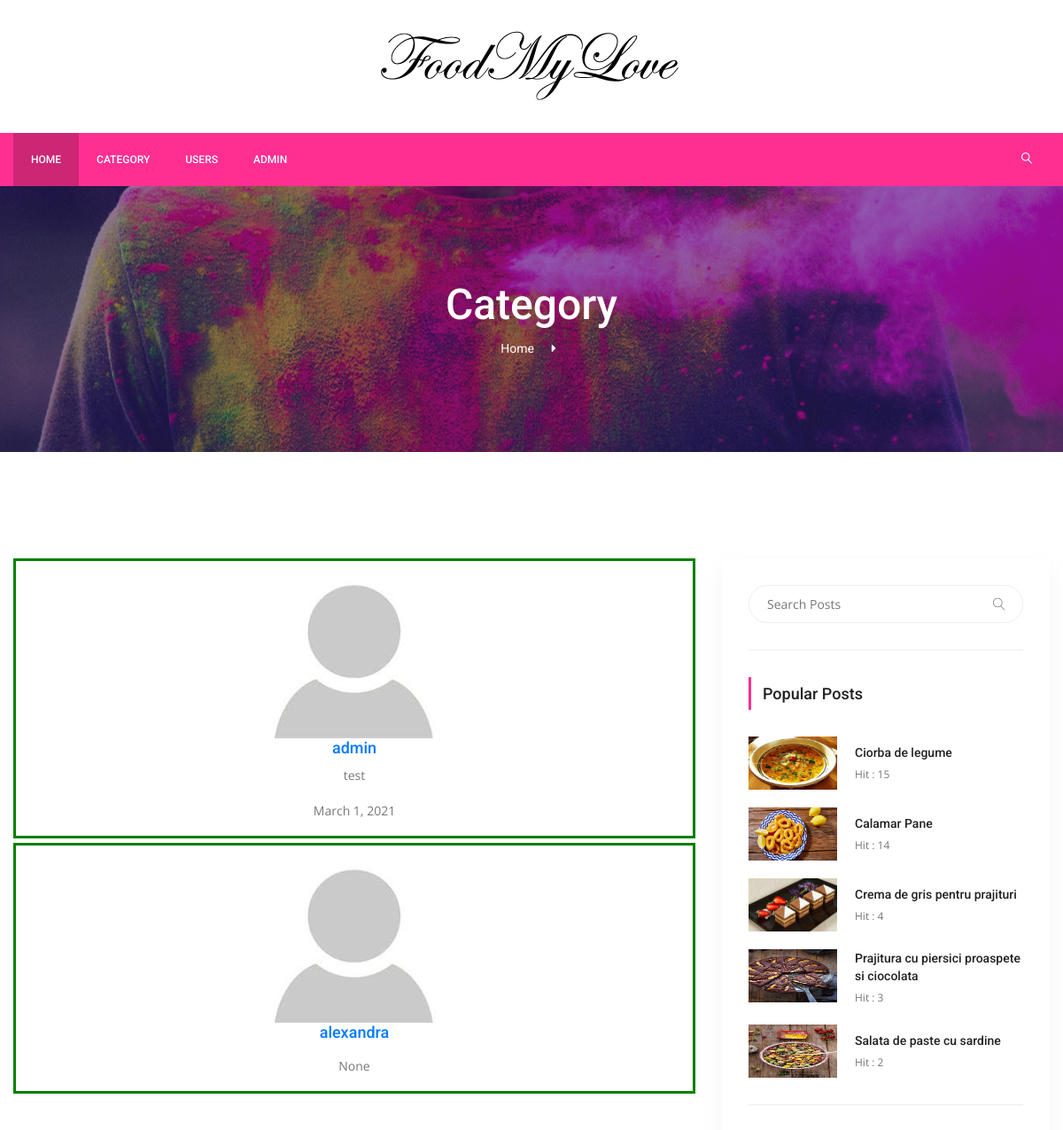
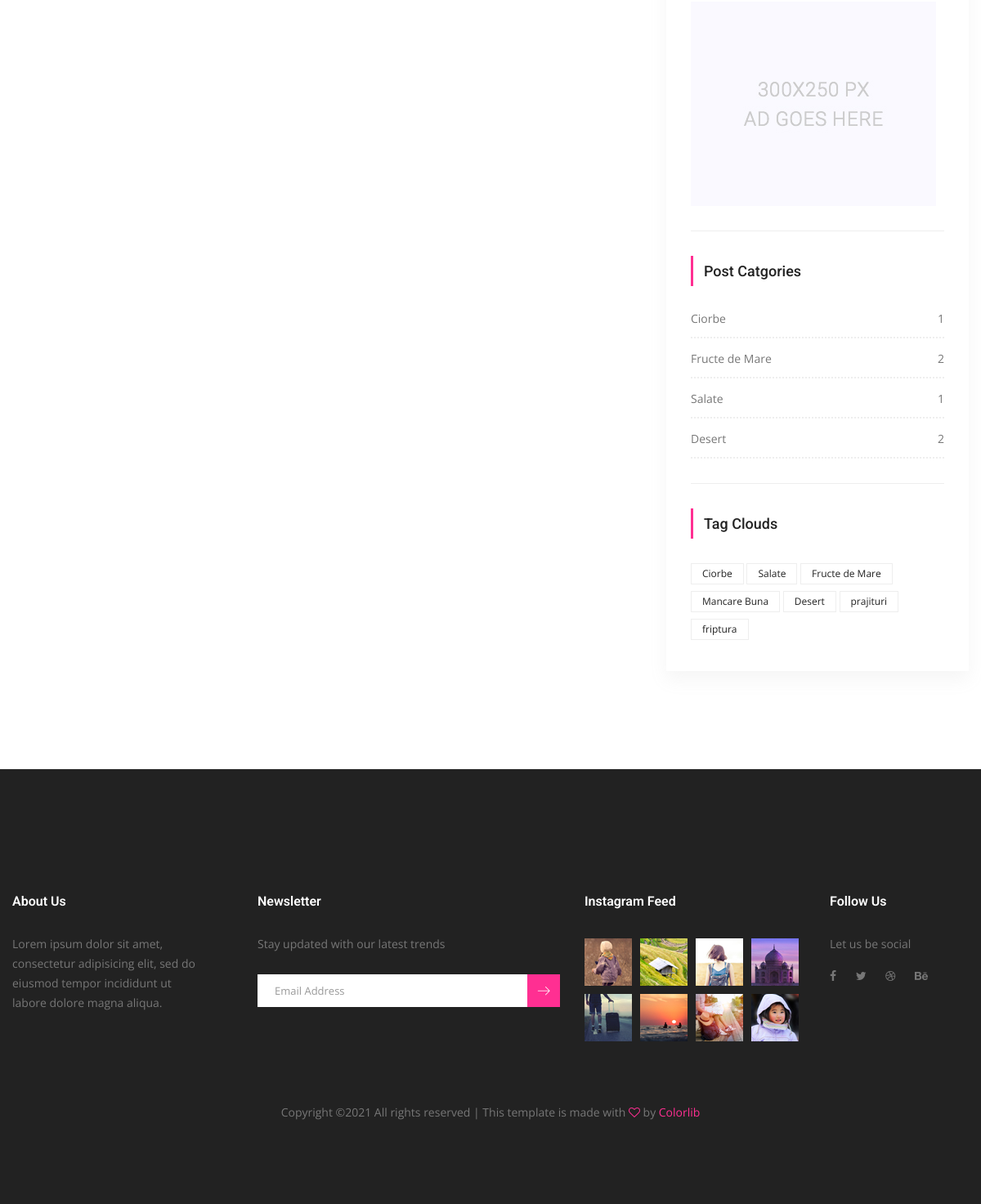
/users/ (signed in), run on the app's committed database (2 pictures, top to bottom).
### users/models.py (models this page shows, shortened)
class UserProfile(models.Model):
    user = models.OneToOneField(settings.AUTH_USER_MODEL,
                                on_delete=models.CASCADE)
    birth_day = models.DateField(null=True, blank=True)
    description = models.TextField(max_length=500, blank=True)
    image = models.ImageField(blank=True,
                              null=True,
                              default='users/user_picture.jpg',
                              upload_to='users')
    slug = models.SlugField(editable=False)

### posts/models.py (models this page shows, shortened)
class Post(models.Model):
    title = models.CharField(max_length=150)
    content = models.TextField()
    publishing_date = models.DateTimeField(auto_now=True)
    image = models.ImageField(blank=True, null=True, upload_to='uploads/')
    user = models.ForeignKey(settings.AUTH_USER_MODEL,
                             on_delete=models.CASCADE)
    slug = models.SlugField(default='slug', editable=False)
    category = models.ForeignKey(Category,
                                 on_delete=models.CASCADE,
                                 default=1,
                                 related_name='posts')
    tag = models.ManyToManyField(Tag, related_name='posts', blank=True)
    slider_post = models.BooleanField(default=False)
    hit = models.PositiveIntegerField(default=0)

class Category(models.Model):
    title = models.CharField(max_length=150)
    slug = models.SlugField(editable=False)
    def post_count(self):
        return self.posts.all().count()

class Tag(models.Model):
    title = models.CharField(max_length=50)
    slug = models.SlugField(editable=False)
    def __str__(self):
        return self.title

### users/views.py (the view)
# urls.py: path('', UserListView.as_view(), name="user_list"),
class UserListView(ListView):
    template_name = 'users/user-list.html'
    model = UserProfile
    context_object_name = 'profiles'
    paginate_by = 3
    def get_context_data(self, **kwargs):
        context = super(UserListView, self).get_context_data(**kwargs)
        return context

### posts/templatetags/custom_tags.py (called while the page is built)
@register.simple_tag(name='categories')
def all_categories():
    return Category.objects.all()

@register.simple_tag(name='tags')
def all_tags():
    return Tag.objects.all()

@register.simple_tag(name='hit_posts')
def hit_posts():
    return Post.objects.order_by('-hit')[:5]

### templates/users/user-list.html (shortened to what this page needs)
{% extends 'base.html' %}
{% load static %}
{% block content %}
        <section class="banner_area">
            <div class="banner_inner d-flex align-items-center">
            	<div class="overlay bg-parallax" data-stellar-ratio="0.9" data-stellar-vertical-offset="0" data-background=""></div>
				<div class="container">
					<div class="banner_content text-center">
						<h2>Category</h2>
						<div class="page_link">
							<a href="{% url 'index' %}">Home</a>
						</div>
					</div>
				</div>
            </div>
        </section>
        <section class="blog_area p_120">
            <div class="container">
                <div class="row">
                    <div class="col-lg-8">
                        <div class="blog_left_sidebar" style="text-align:center">
							{% for profile in profiles %}
                            <div class="container" style="border-style:solid;border-width;2px;border-color:green;margin-bottom:5px">
                                <img src="{{ profile.image.url }}">
                                <a href="{% url 'users:user_posts' pk=profile.user.pk %}"> <h4>{{ profile.user.username }}</h4></a>
                                <p>{{ profile.description }}</p>
                                <p>{{ profile.birth_day }}</p>
                            </div>
							{% endfor %}
                        </div>
                    </div>
                    {% include 'right_side.html' %}
                </div>
            </div>
        </section>
       {% endblock %}

### templates/base.html (shortened to what this page needs)
{% load static %}
{% load custom_tags %}
<!doctype html>
<html lang="en">
    <head>
        <link rel="stylesheet" href="{% static "css/bootstrap.css" %}">
        <link rel="stylesheet" href="{% static "vendors/linericon/style.css" %}">
        <link rel="stylesheet" href="{% static "css/font-awesome.min.css" %}">
        <link rel="stylesheet" href="{% static "vendors/owl-carousel/owl.carousel.min.css" %}">
        <link rel="stylesheet" href="{% static "vendors/lightbox/simpleLightbox.css" %}">
        <link rel="stylesheet" href="{% static "vendors/nice-select/css/nice-select.css" %}">
        <link rel="stylesheet" href="{% static "vendors/animate-css/animate.css" %}">
        <link rel="stylesheet" href="{% static "vendors/jquery-ui/jquery-ui.css" %}">
        <link rel="stylesheet" href="{% static "css/style.css" %}">
        <link rel="stylesheet" href="{% static "css/responsive.css" %}">
    </head>
    <body>
        <header class="header_area">
            <div class="logo_part">
            	<div class="container">
            		<a class="logo" href="{% url 'index' %}"><img src="{% static "img/logo.png" %}" alt=""></a>
            	</div>
            </div>
			<div class="main_menu">
				<nav class="navbar navbar-expand-lg navbar-light">
					<div class="container">
						<div class="collapse navbar-collapse offset" id="navbarSupportedContent">
							<ul class="nav navbar-nav menu_nav">
								<li class="nav-item active"><a class="nav-link" href="{% url 'index' %}">Home</a></li>
                                <li class="nav-item submenu dropdown">
									<a href="#" class="nav-link dropdown-toggle" data-toggle="dropdown" role="button" aria-haspopup="true" aria-expanded="false">Category</a>
                                    {% categories as categories %}
                               </li>
								<li class="nav-item"><a class="nav-link" href="{% url 'users:user_list' %}">Users</a></li>
                                {% if user.is_authenticated %}
								<li class="nav-item submenu dropdown">
									<a href="#" class="nav-link dropdown-toggle" data-toggle="dropdown" role="button" aria-haspopup="true" aria-expanded="false">{{ user.username }}</a>
								</li>
                                {% else %}
								<li class="nav-item"><a class="nav-link" href="{% url 'users:register' %}">Register</a></li>
								<li class="nav-item"><a class="nav-link" href="{% url 'users:login' %}">Login</a></li>
                                {% endif %}
							</ul>
							<ul class="nav navbar-nav navbar-right ml-auto">
								<li class="nav-item"><a href="#" class="search"><i class="lnr lnr-magnifier"></i></a></li>
							</ul>
						</div>
					</div>
				</nav>
			</div>
        </header>
        {% block content %}
        {% endblock %}
        <footer class="footer-area">
            <div class="container">
                <div class="row">
                    <div class="col-lg-3  col-md-6 col-sm-6">
                        <div class="single-footer-widget">
                            <h6 class="footer_title">About Us</h6>
                            <p>Lorem ipsum dolor sit amet, consectetur adipisicing elit, sed do eiusmod tempor incididunt ut labore dolore magna aliqua.</p>
                        </div>
                    </div>
                    <div class="col-lg-4 col-md-6 col-sm-6">
                        <div class="single-footer-widget">
                            <h6 class="footer_title">Newsletter</h6>
                            <p>Stay updated with our latest trends</p>
                            <div id="mc_embed_signup">
                                <form target="_blank" action="https://spondonit.us12.list-manage.com/subscribe/post?u=1462626880ade1ac87bd9c93a&amp;id=92a4423d01" method="get" class="subscribe_form relative">
                                    <div class="input-group d-flex flex-row">
                                        <input name="EMAIL" placeholder="Email Address" onfocus="this.placeholder = ''" onblur="this.placeholder = 'Email Address '" required="" type="email">
                                        <button class="btn sub-btn"><span class="lnr lnr-arrow-right"></span></button>
                                    </div>
                                </form>
                            </div>
                        </div>
                    </div>
                    <div class="col-lg-3 col-md-6 col-sm-6">
                        <div class="single-footer-widget instafeed">
                            <h6 class="footer_title">Instagram Feed</h6>
                            <ul class="list instafeed d-flex flex-wrap">
                                <li><img src="{% static "img/instagram/Image-01.jpg" %}" alt=""></li>
                                <li><img src="{% static "img/instagram/Image-02.jpg" %}" alt=""></li>
                                <li><img src="{% static "img/instagram/Image-03.jpg" %}" alt=""></li>
                                <li><img src="{% static "img/instagram/Image-04.jpg" %}" alt=""></li>
                                <li><img src="{% static "img/instagram/Image-05.jpg" %}" alt=""></li>
                                <li><img src="{% static "img/instagram/Image-06.jpg" %}" alt=""></li>
                                <li><img src="{% static "img/instagram/Image-07.jpg" %}" alt=""></li>
                                <li><img src="{% static "img/instagram/Image-08.jpg" %}" alt=""></li>
                            </ul>
                        </div>
                    </div>
                    <div class="col-lg-2 col-md-6 col-sm-6">
                        <div class="single-footer-widget f_social_wd">
                            <h6 class="footer_title">Follow Us</h6>
                            <p>Let us be social</p>
                            <div class="f_social">
                            	<a href="#"><i class="fa fa-facebook"></i></a>
								<a href="#"><i class="fa fa-twitter"></i></a>
								<a href="#"><i class="fa fa-dribbble"></i></a>
								<a href="#"><i class="fa fa-behance"></i></a>
                            </div>
                        </div>
                    </div>
                </div>
                <div class="row footer-bottom d-flex justify-content-between align-items-center">
                    <p class="col-lg-12 footer-text text-center">
Copyright &copy;<script>document.write(new Date().getFullYear());</script> All rights reserved | This template is made with <i class="fa fa-heart-o" aria-hidden="true"></i> by <a href="https://colorlib.com" target="_blank">Colorlib</a>
</p>
                </div>
            </div>
        </footer>
    </body>
</html>

### templates/right_side.html
{% load static %}
{% load custom_tags %}
 <div class="col-lg-4">
    <div class="blog_right_sidebar">
        <aside class="single_sidebar_widget search_widget">
            <form action="{% url 'search' %}" method="GET">
                <div class="input-group">
                    <input type="text" class="form-control" placeholder="Search Posts" name='q'>
                    <span class="input-group-btn">
                        <button class="btn btn-default" type="button"><i class="lnr lnr-magnifier"></i></button>
                    </span>
                </div>
            </form>
            <div class="br"></div>
        </aside>
        <aside class="single_sidebar_widget popular_post_widget">
            <h3 class="widget_title">Popular Posts</h3>
            {% hit_posts as posts %}
            {% for post in posts %}
            <div class="media post_item">
                <img src="{{ post.image.url }}" alt="post" style="width: 100px; height: 60px;">
                <div class="media-body">
                    <a href="{% url 'detail' post.pk post.slug %}"><h3>{{ post.title }}</h3></a>
                    <p>Hit : {{ post.hit }}</p>
                </div>
            </div>
            {% endfor %}
            <div class="br"></div>
        </aside>
        <aside class="single_sidebar_widget">
            <a href="#"><img class="img-fluid" src="{% static "img/blog/add.jpg" %}" alt=""></a>
            <div class="br"></div>
        </aside>
        <aside class="single_sidebar_widget post_category_widget">
            <h4 class="widget_title">Post Catgories</h4>
            <ul class="list cat-list">
                {% categories as categories %}
                {% for category in categories %}
                <li>
                    <a href="{% url 'category_detail' pk=category.id slug=category.slug %}" class="d-flex justify-content-between">
                        <p>{{ category.title }}</p>
                        <p>{{ category.post_count }}</p>
                    </a>
                </li>
                {% endfor %}
            </ul>
            <div class="br"></div>
        </aside>
        <aside class="single-sidebar-widget tag_cloud_widget">
            <h4 class="widget_title">Tag Clouds</h4>
            <ul class="list">
                {% tags as labels %}
                {% for label in labels %}
                <li><a href="{% url 'tag_detail' label.slug %}">{{ label }}</a></li>
                {% endfor %}
            </ul>
        </aside>
    </div>
</div>

### static/css/responsive.css (style rules this page uses)
@media (max-width:1619px) { .header_area .navbar .search { margin-left: 40px; } }

### data on the page
UserProfile: image (picture), user.username "admin", description "test", birth_day "March 1, 2021"
UserProfile: image (picture), user.username "alexandra", birth_day "None"
Post: image (picture), title "Ciorba de legume", hit "15"
Post: image (picture), title "Calamar Pane", hit "14"
Post: image (picture), title "Crema de gris pentru prajituri", hit "4"
Post: image (picture), title "Prajitura cu piersici proaspete si ciocolata", hit "3"
Post: image (picture), title "Salata de paste cu sardine", hit "2"
Category: title "Ciorbe", post_count "1"
Category: title "Fructe de Mare", post_count "2"
Category: title "Salate", post_count "1"
Category: title "Desert", post_count "2"
Tag: title "Ciorbe"
Tag: title "Salate"
Tag: title "Fructe de Mare"
Tag: title "Mancare Buna"
Tag: title "Desert"
Tag: title "prajituri"
Tag: title "friptura"

### other printed values
{{ user.username }} "ADMIN"
